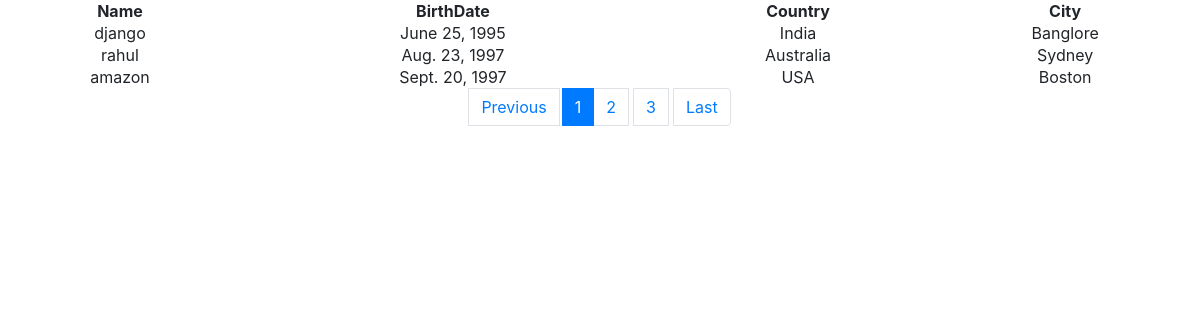
The app's page /person/ with its own data.
### book/models.py (models this page shows, shortened)
class Person(models.Model):
    name = models.CharField(max_length=100)
    birthdate = models.DateField(null=True, blank=True)
    country = models.ForeignKey(Country, on_delete=models.SET_NULL, null=True)
    city = models.ForeignKey(City, on_delete=models.SET_NULL, null=True)

class Country(models.Model):
    name = models.CharField(max_length=30)
    def __str__(self):
        return self.name

class City(models.Model):
    country = models.ForeignKey(Country, on_delete=models.CASCADE)
    name = models.CharField(max_length=30)
    def __str__(self):
        return self.name

### book/views.py (the view)
# urls.py: path('person/',views.person_list_pagination,name='person_list'),
def person_list_pagination(request):
    persons=Person.objects.all()
    page = request.GET.get('page', 1)
    paginator = Paginator(persons, 3)
    try:
        users = paginator.page(page)
    except PageNotAnInteger:
        users = paginator.page(1)
    except EmptyPage:
        users = paginator.page(paginator.num_pages)
    return render(request,'person_list.html',{'persons':persons,'users':users})

### book/templates/person_list.html (shortened to what this page needs)
 <html lang="en">
<head>
  <link rel="stylesheet" href="https://maxcdn.bootstrapcdn.com/bootstrap/4.3.1/css/bootstrap.min.css">
</head>
<body>
<table style="width: 100%">
	<tbody>
		<tr style="text-align: center;" >
			<th> Name </th>
			<th> BirthDate </th>
			<th> Country </th>
			<th> City </th>
		</tr>
		{% for person in users %}
		<tr style="text-align: center;">
			<td>{{person.name}}</td>
			<td>{{person.birthdate}}</td>
			<td>{{person.country}}</td>
			<td>{{person.city}}</td>
		</tr>
		{% endfor %}
	</tbody>
</table>
{% if users.has_other_pages %}
  <ul class="pagination justify-content-center">
    {% if users.has_previous %}
      <li class="page-item" >
    <a class="page-link"  href="?page={{ users.first_page }}">Previous </a></li>
    {% else %}
      <li  class="page-link disabled" style="margin-inline-end: 3px; "><span>Previous </span></li>
    {% endif %}
    {% for i in users.paginator.page_range %}
      {% if users.number == i %}
        <li class="page-item active">
        <span class="page-link" >{{ i }} </span></li>
      {% else %}
        <li style="margin-inline-end: 5px;">
        <a class="page-link" href="?page={{ i }}">{{ i }}</a></li>
      {% endif %}
    {% endfor %}
    {% if users.has_next %}
      <li class="page-item" >
    <a class="page-link"  href="?page={{ users.end_index }}">Last</a></li>
    {% else %}
      <li class="page-link disabled" style="margin-inline-end: 3px;">
        <span>Last</span></li>
    {% endif %}
  </ul>
{% endif %}
</body>
</html>

### records on screen
Person: name "django", birthdate "June 25, 1995", country "India", city "Banglore"
Person: name "rahul", birthdate "Aug. 23, 1997", country "Australia", city "Sydney"
Person: name "amazon", birthdate "Sept. 20, 1997", country "USA", city "Boston"

### other values on screen
{{ i }} "1"
{{ i }} "2" "3"
